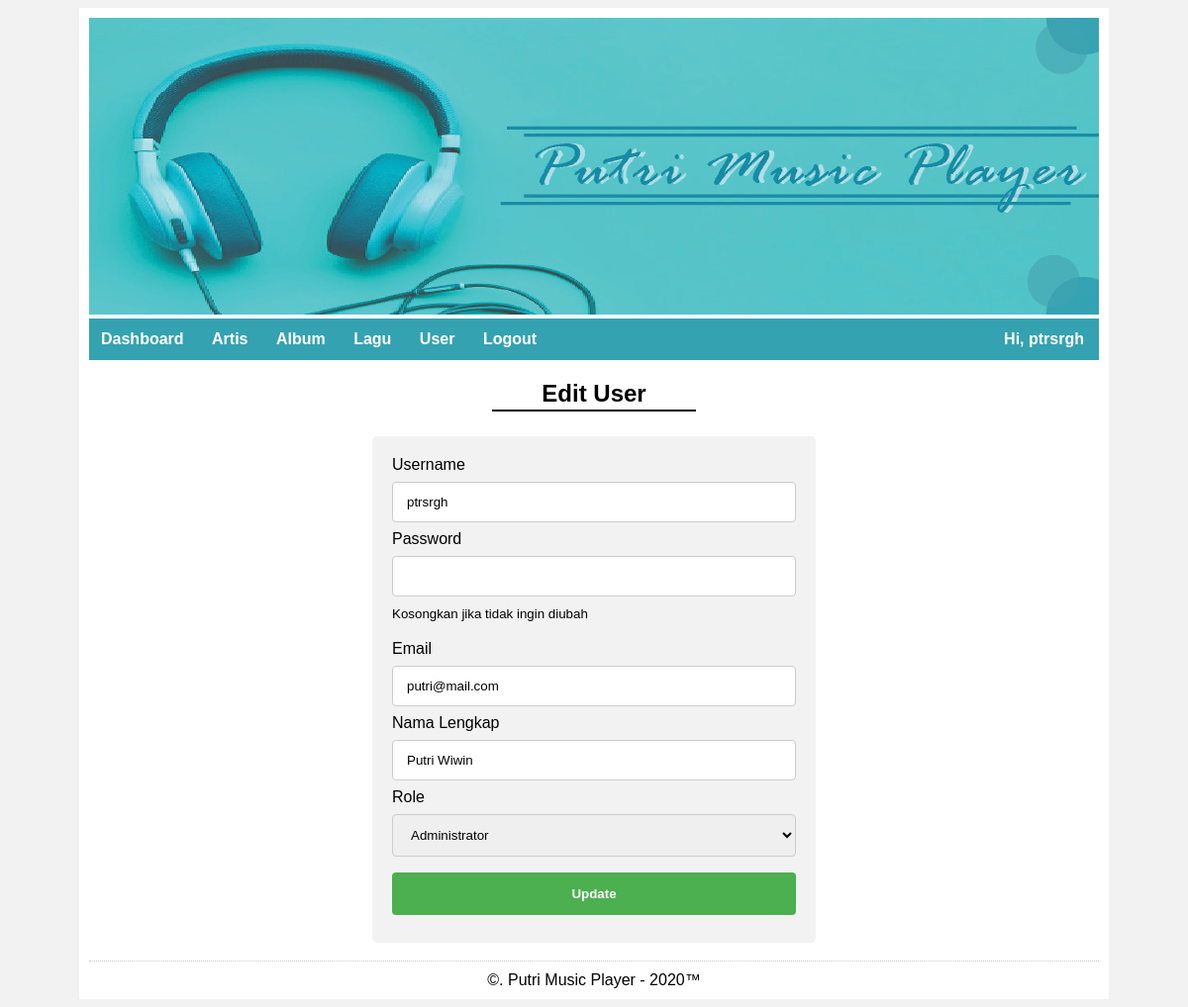
/dashboard.php?page=user_edit&id=1 (signed in), run on the app's committed database.
### tables this page shows
CREATE TABLE `tb_users` (
  `user_id` int(11) NOT NULL,
  `user_name` varchar(100) NOT NULL,
  `user_password` varchar(256) NOT NULL,
  `user_email` varchar(100) NOT NULL,
  `user_nama_lengkap` varchar(100) NOT NULL,
  `user_role` char(2) DEFAULT '2'
);

### dashboard.php (called while the page is built, shortened)
<?php
require_once "layout/dashboard.php";

### app/Controller.php (called while the page is built, shortened)
<?php
class Controller {
	public function __construct() {
		try {
			$this->db = new PDO ("mysql:host=localhost;dbname=dbmusicplayer", "root", "");
		} catch (Exception $e) {
			die ("error! " . $e->getMessage());
		}
	}
}

### app/User.php (called while the page is built, shortened)
<?php
class User extends Controller
{
	public function edit($id)
	{
		$sql = "SELECT * FROM tb_users WHERE user_id=:user_id";
		$stmt = $this->db->prepare($sql);
		$stmt->bindParam(":user_id", $id);
		$stmt->execute();
		$row = $stmt->fetch();
		return $row;
	}
}

### user_edit.php (the view, shortened to what this page needs)
<?php
$id = $_GET['id'];
$user = new App\User();
$row = $user->edit($id);
?>
<h2 class="judul">Edit User</h2>
<hr class="garis-judul">
<form class="form" method="POST" action="user_proses.php">
	<label>Username</label>
	<input type="text" name="user_name" value="<?php echo $row['user_name']; ?>" required="">
	<label>Password</label>
	<input type="password" name="user_password">
	<div><small>Kosongkan jika tidak ingin diubah</small></div>
	<br>
	<label>Email</label>
	<input type="text" name="user_email" value="<?php echo $row['user_email']; ?>" required="">
	<label>Nama Lengkap</label>
	<input type="text" name="user_nama_lengkap" value="<?php echo $row['user_nama_lengkap']; ?>" required="">
	<label>Role</label>
	<select name="user_role">
		<option value="1"<?php echo $row['user_role']==1 ? " selected" : ""; ?>>Administrator</option>
	</select>
	<input type="submit" name="btn-update" value="Update">
</form>
<br>

### layout/assets/css/style.css (style rules this page uses)
body { font-family: 'Source Sans Pro', sans-serif; font-size: 16px; background: #f2f2f2; }
.judul { text-align: center; }
.garis-judul { border: 1px solid black; width: 20%; margin-top: -18px; }
.form { width: 40%; border-radius: 5px; background-color: #f2f2f2; padding: 20px; margin-left: auto; margin-right: auto; margin-top: 25px; }
input[type=text], input[type=password], select { width: 100%; padding: 12px 14px; margin: 8px 0; display: inline-block; border: 1px solid #ccc; border-radius: 4px; box-sizing: border-box; }
input[type=submit] { width: 100%; background-color: #4CAF50; color: white; font-weight: bold; padding: 14px 20px; margin: 8px 0; border: none; border-radius: 4px; cursor: pointer; }

### data on the page
tb_users: user_name "ptrsrgh", user_email "putri@mail.com", user_nama_lengkap "Putri Wiwin", user_role "Administrator"

### other printed values
$_SESSION['user_name'] "ptrsrgh"
